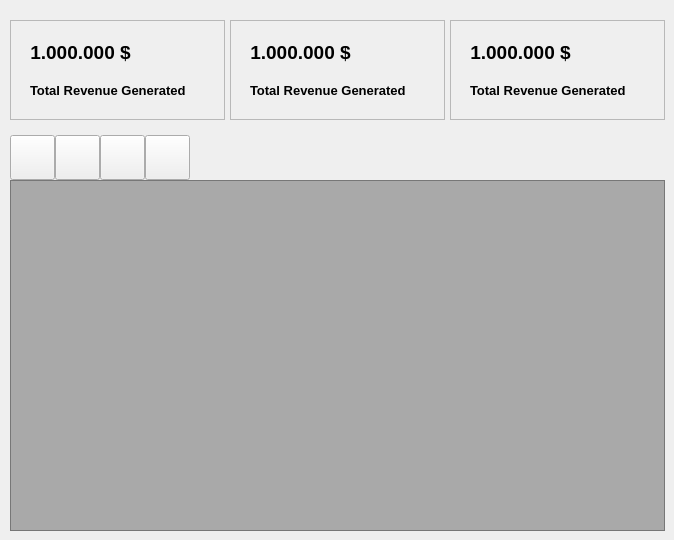
      <widget class="QWidget" name="page_2">
       <widget class="QFrame" name="frame_21">
        <property name="geometry">
         <rect>
          <x>450</x>
          <y>20</y>
          <width>215</width>
          <height>100</height>
         </rect>
        </property>
        <property name="minimumSize">
         <size>
          <width>215</width>
          <height>100</height>
         </size>
        </property>
        <property name="maximumSize">
         <size>
          <width>215</width>
          <height>100</height>
         </size>
        </property>
        <property name="frameShape">
         <enum>QFrame::StyledPanel</enum>
        </property>
        <property name="frameShadow">
         <enum>QFrame::Raised</enum>
        </property>
        <widget class="QLabel" name="label_65">
         <property name="geometry">
          <rect>
           <x>10</x>
           <y>10</y>
           <width>121</width>
           <height>45</height>
          </rect>
         </property>
         <property name="font">
          <font>
           <pointsize>14</pointsize>
           <weight>75</weight>
           <bold>true</bold>
          </font>
         </property>
         <property name="text">
          <string>1.000.000 $</string>
         </property>
         <property name="alignment">
          <set>Qt::AlignCenter</set>
         </property>
        </widget>
        <widget class="QLabel" name="label_66">
         <property name="geometry">
          <rect>
           <x>144</x>
           <y>10</y>
           <width>65</width>
           <height>45</height>
          </rect>
         </property>
         <property name="minimumSize">
          <size>
           <width>65</width>
           <height>45</height>
          </size>
         </property>
         <property name="maximumSize">
          <size>
           <width>65</width>
           <height>45</height>
          </size>
         </property>
         <property name="text">
          <string/>
         </property>
         <property name="pixmap">
          <pixmap resource="bookstore.qrc">:/Icons/credit-card.svg</pixmap>
         </property>
         <property name="scaledContents">
          <bool>false</bool>
         </property>
         <property name="alignment">
          <set>Qt::AlignCenter</set>
         </property>
        </widget>
        <widget class="QLabel" name="label_67">
         <property name="geometry">
          <rect>
           <x>20</x>
           <y>60</y>
           <width>171</width>
           <height>20</height>
          </rect>
         </property>
         <property name="font">
          <font>
           <pointsize>10</pointsize>
           <weight>75</weight>
           <bold>true</bold>
          </font>
         </property>
         <property name="text">
          <string>Total Revenue Generated</string>
         </property>
        </widget>
       </widget>
       <widget class="QFrame" name="frame_22">
        <property name="geometry">
         <rect>
          <x>230</x>
          <y>20</y>
          <width>215</width>
          <height>100</height>
         </rect>
        </property>
        <property name="minimumSize">
         <size>
          <width>215</width>
          <height>100</height>
         </size>
        </property>
        <property name="maximumSize">
         <size>
          <width>215</width>
          <height>100</height>
         </size>
        </property>
        <property name="frameShape">
         <enum>QFrame::StyledPanel</enum>
        </property>
        <property name="frameShadow">
         <enum>QFrame::Raised</enum>
        </property>
        <widget class="QLabel" name="label_68">
         <property name="geometry">
          <rect>
           <x>10</x>
           <y>10</y>
           <width>121</width>
           <height>45</height>
          </rect>
         </property>
         <property name="font">
          <font>
           <pointsize>14</pointsize>
           <weight>75</weight>
           <bold>true</bold>
          </font>
         </property>
         <property name="text">
          <string>1.000.000 $</string>
         </property>
         <property name="alignment">
          <set>Qt::AlignCenter</set>
         </property>
        </widget>
        <widget class="QLabel" name="label_69">
         <property name="geometry">
          <rect>
           <x>144</x>
           <y>10</y>
           <width>65</width>
           <height>45</height>
          </rect>
         </property>
         <property name="minimumSize">
          <size>
           <width>65</width>
           <height>45</height>
          </size>
         </property>
         <property name="maximumSize">
          <size>
           <width>65</width>
           <height>45</height>
          </size>
         </property>
         <property name="text">
          <string/>
         </property>
         <property name="pixmap">
          <pixmap resource="bookstore.qrc">:/Icons/credit-card.svg</pixmap>
         </property>
         <property name="scaledContents">
          <bool>false</bool>
         </property>
         <property name="alignment">
          <set>Qt::AlignCenter</set>
         </property>
        </widget>
        <widget class="QLabel" name="label_70">
         <property name="geometry">
          <rect>
           <x>20</x>
           <y>60</y>
           <width>171</width>
           <height>20</height>
          </rect>
         </property>
         <property name="font">
          <font>
           <pointsize>10</pointsize>
           <weight>75</weight>
           <bold>true</bold>
          </font>
         </property>
         <property name="text">
          <string>Total Revenue Generated</string>
         </property>
        </widget>
       </widget>
       <widget class="QFrame" name="frame_23">
        <property name="geometry">
         <rect>
          <x>10</x>
          <y>20</y>
          <width>215</width>
          <height>100</height>
         </rect>
        </property>
        <property name="minimumSize">
         <size>
          <width>215</width>
          <height>100</height>
         </size>
        </property>
        <property name="maximumSize">
         <size>
          <width>215</width>
          <height>100</height>
         </size>
        </property>
        <property name="frameShape">
         <enum>QFrame::StyledPanel</enum>
        </property>
        <property name="frameShadow">
         <enum>QFrame::Raised</enum>
        </property>
        <widget class="QLabel" name="label_71">
         <property name="geometry">
          <rect>
           <x>10</x>
           <y>10</y>
           <width>121</width>
           <height>45</height>
          </rect>
         </property>
         <property name="font">
          <font>
           <pointsize>14</pointsize>
           <weight>75</weight>
           <bold>true</bold>
          </font>
         </property>
         <property name="text">
          <string>1.000.000 $</string>
         </property>
         <property name="alignment">
          <set>Qt::AlignCenter</set>
         </property>
        </widget>
        <widget class="QLabel" name="label_72">
         <property name="geometry">
          <rect>
           <x>144</x>
           <y>10</y>
           <width>65</width>
           <height>45</height>
          </rect>
         </property>
         <property name="minimumSize">
          <size>
           <width>65</width>
           <height>45</height>
          </size>
         </property>
         <property name="maximumSize">
          <size>
           <width>65</width>
           <height>45</height>
          </size>
         </property>
         <property name="text">
          <string/>
         </property>
         <property name="pixmap">
          <pixmap resource="bookstore.qrc">:/Icons/credit-card.svg</pixmap>
         </property>
         <property name="scaledContents">
          <bool>false</bool>
         </property>
         <property name="alignment">
          <set>Qt::AlignCenter</set>
         </property>
        </widget>
        <widget class="QLabel" name="label_73">
         <property name="geometry">
          <rect>
           <x>20</x>
           <y>60</y>
           <width>171</width>
           <height>20</height>
          </rect>
         </property>
         <property name="font">
          <font>
           <pointsize>10</pointsize>
           <weight>75</weight>
           <bold>true</bold>
          </font>
         </property>
         <property name="text">
          <string>Total Revenue Generated</string>
         </property>
        </widget>
       </widget>
       <widget class="QTableView" name="tableView">
        <property name="geometry">
         <rect>
          <x>10</x>
          <y>180</y>
          <width>655</width>
          <height>351</height>
         </rect>
        </property>
        <property name="styleSheet">
         <string notr="true">background-color:rgb(0,0,0,75);</string>
        </property>
       </widget>
       <widget class="QPushButton" name="pushButton_8">
        <property name="geometry">
         <rect>
          <x>10</x>
          <y>135</y>
          <width>45</width>
          <height>45</height>
         </rect>
        </property>
        <property name="minimumSize">
         <size>
          <width>45</width>
          <height>45</height>
         </size>
        </property>
        <property name="maximumSize">
         <size>
          <width>45</width>
          <height>45</height>
         </size>
        </property>
        <property name="text">
         <string/>
        </property>
        <property name="icon">
         <iconset resource="bookstore.qrc">
          <normaloff>:/Icons/plus-square.svg</normaloff>:/Icons/plus-square.svg</iconset>
        </property>
        <property name="iconSize">
         <size>
          <width>40</width>
          <height>40</height>
         </size>
        </property>
       </widget>
       <widget class="QPushButton" name="pushButton_9">
        <property name="geometry">
         <rect>
          <x>55</x>
          <y>135</y>
          <width>45</width>
          <height>45</height>
         </rect>
        </property>
        <property name="minimumSize">
         <size>
          <width>45</width>
          <height>45</height>
         </size>
        </property>
        <property name="maximumSize">
         <size>
          <width>45</width>
          <height>45</height>
         </size>
        </property>
        <property name="text">
         <string/>
        </property>
        <property name="icon">
         <iconset resource="bookstore.qrc">
          <normaloff>:/Icons/edit.svg</normaloff>:/Icons/edit.svg</iconset>
        </property>
        <property name="iconSize">
         <size>
          <width>40</width>
          <height>40</height>
         </size>
        </property>
       </widget>
       <widget class="QPushButton" name="pushButton_11">
        <property name="geometry">
         <rect>
          <x>145</x>
          <y>135</y>
          <width>45</width>
          <height>45</height>
         </rect>
        </property>
        <property name="minimumSize">
         <size>
          <width>45</width>
          <height>45</height>
         </size>
        </property>
        <property name="maximumSize">
         <size>
          <width>45</width>
          <height>45</height>
         </size>
        </property>
        <property name="text">
         <string/>
        </property>
        <property name="icon">
         <iconset resource="bookstore.qrc">
          <normaloff>:/Icons/minus-square.svg</normaloff>:/Icons/minus-square.svg</iconset>
        </property>
        <property name="iconSize">
         <size>
          <width>40</width>
          <height>40</height>
         </size>
        </property>
       </widget>
       <widget class="QPushButton" name="pushButton_10">
        <property name="geometry">
         <rect>
          <x>100</x>
          <y>135</y>
          <width>45</width>
          <height>45</height>
         </rect>
        </property>
        <property name="minimumSize">
         <size>
          <width>45</width>
          <height>45</height>
         </size>
        </property>
        <property name="maximumSize">
         <size>
          <width>45</width>
          <height>45</height>
         </size>
        </property>
        <property name="text">
         <string/>
        </property>
        <property name="icon">
         <iconset resource="bookstore.qrc">
          <normaloff>:/Icons/save.svg</normaloff>:/Icons/save.svg</iconset>
        </property>
        <property name="iconSize">
         <size>
          <width>40</width>
          <height>40</height>
         </size>
        </property>
       </widget>
      </widget>
